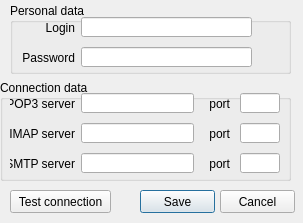
<?xml version="1.0" encoding="UTF-8"?>
<ui version="4.0">
 <class>account_details</class>
 <widget class="QDialog" name="account_details">
  <property name="geometry">
   <rect>
    <x>0</x>
    <y>0</y>
    <width>303</width>
    <height>223</height>
   </rect>
  </property>
  <property name="windowTitle">
   <string>Account setings setup</string>
  </property>
  <property name="modal">
   <bool>true</bool>
  </property>
  <widget class="QLineEdit" name="loginEdit">
   <property name="geometry">
    <rect>
     <x>81</x>
     <y>17</y>
     <width>171</width>
     <height>20</height>
    </rect>
   </property>
  </widget>
  <widget class="QLineEdit" name="passEdit">
   <property name="geometry">
    <rect>
     <x>81</x>
     <y>47</y>
     <width>171</width>
     <height>20</height>
    </rect>
   </property>
  </widget>
  <widget class="QLineEdit" name="popEdit">
   <property name="geometry">
    <rect>
     <x>81</x>
     <y>93</y>
     <width>113</width>
     <height>20</height>
    </rect>
   </property>
  </widget>
  <widget class="QLineEdit" name="popPortEdit">
   <property name="geometry">
    <rect>
     <x>240</x>
     <y>93</y>
     <width>40</width>
     <height>20</height>
    </rect>
   </property>
   <property name="inputMethodHints">
    <set>Qt::ImhDigitsOnly</set>
   </property>
  </widget>
  <widget class="QLineEdit" name="imapEdit">
   <property name="geometry">
    <rect>
     <x>81</x>
     <y>123</y>
     <width>113</width>
     <height>20</height>
    </rect>
   </property>
  </widget>
  <widget class="QLineEdit" name="imapPortEdit">
   <property name="geometry">
    <rect>
     <x>240</x>
     <y>123</y>
     <width>40</width>
     <height>20</height>
    </rect>
   </property>
   <property name="inputMethodHints">
    <set>Qt::ImhDigitsOnly</set>
   </property>
  </widget>
  <widget class="QLineEdit" name="smtpEdit">
   <property name="geometry">
    <rect>
     <x>81</x>
     <y>153</y>
     <width>113</width>
     <height>20</height>
    </rect>
   </property>
  </widget>
  <widget class="QLineEdit" name="smtpPortEdit">
   <property name="geometry">
    <rect>
     <x>240</x>
     <y>153</y>
     <width>40</width>
     <height>20</height>
    </rect>
   </property>
   <property name="inputMethodHints">
    <set>Qt::ImhDigitsOnly</set>
   </property>
  </widget>
  <widget class="QLabel" name="label">
   <property name="geometry">
    <rect>
     <x>10</x>
     <y>17</y>
     <width>65</width>
     <height>21</height>
    </rect>
   </property>
   <property name="text">
    <string>Login</string>
   </property>
   <property name="alignment">
    <set>Qt::AlignRight|Qt::AlignTrailing|Qt::AlignVCenter</set>
   </property>
  </widget>
  <widget class="QLabel" name="label_2">
   <property name="geometry">
    <rect>
     <x>10</x>
     <y>47</y>
     <width>65</width>
     <height>21</height>
    </rect>
   </property>
   <property name="text">
    <string>Password</string>
   </property>
   <property name="alignment">
    <set>Qt::AlignRight|Qt::AlignTrailing|Qt::AlignVCenter</set>
   </property>
  </widget>
  <widget class="QLabel" name="label_3">
   <property name="geometry">
    <rect>
     <x>10</x>
     <y>93</y>
     <width>65</width>
     <height>21</height>
    </rect>
   </property>
   <property name="text">
    <string>POP3 server</string>
   </property>
   <property name="alignment">
    <set>Qt::AlignRight|Qt::AlignTrailing|Qt::AlignVCenter</set>
   </property>
  </widget>
  <widget class="QLabel" name="label_4">
   <property name="geometry">
    <rect>
     <x>10</x>
     <y>123</y>
     <width>65</width>
     <height>21</height>
    </rect>
   </property>
   <property name="text">
    <string>IMAP server</string>
   </property>
   <property name="alignment">
    <set>Qt::AlignRight|Qt::AlignTrailing|Qt::AlignVCenter</set>
   </property>
  </widget>
  <widget class="QLabel" name="label_5">
   <property name="geometry">
    <rect>
     <x>10</x>
     <y>153</y>
     <width>65</width>
     <height>21</height>
    </rect>
   </property>
   <property name="text">
    <string>SMTP server</string>
   </property>
   <property name="alignment">
    <set>Qt::AlignRight|Qt::AlignTrailing|Qt::AlignVCenter</set>
   </property>
  </widget>
  <widget class="QLabel" name="label_6">
   <property name="geometry">
    <rect>
     <x>200</x>
     <y>93</y>
     <width>30</width>
     <height>21</height>
    </rect>
   </property>
   <property name="text">
    <string>port</string>
   </property>
   <property name="alignment">
    <set>Qt::AlignRight|Qt::AlignTrailing|Qt::AlignVCenter</set>
   </property>
  </widget>
  <widget class="QLabel" name="label_7">
   <property name="geometry">
    <rect>
     <x>200</x>
     <y>123</y>
     <width>30</width>
     <height>21</height>
    </rect>
   </property>
   <property name="text">
    <string>port</string>
   </property>
   <property name="alignment">
    <set>Qt::AlignRight|Qt::AlignTrailing|Qt::AlignVCenter</set>
   </property>
  </widget>
  <widget class="QLabel" name="label_8">
   <property name="geometry">
    <rect>
     <x>200</x>
     <y>153</y>
     <width>30</width>
     <height>21</height>
    </rect>
   </property>
   <property name="text">
    <string>port</string>
   </property>
   <property name="alignment">
    <set>Qt::AlignRight|Qt::AlignTrailing|Qt::AlignVCenter</set>
   </property>
  </widget>
  <widget class="QPushButton" name="saveButton">
   <property name="geometry">
    <rect>
     <x>140</x>
     <y>190</y>
     <width>75</width>
     <height>23</height>
    </rect>
   </property>
   <property name="text">
    <string>Save</string>
   </property>
  </widget>
  <widget class="QPushButton" name="cancelButton">
   <property name="geometry">
    <rect>
     <x>220</x>
     <y>190</y>
     <width>75</width>
     <height>23</height>
    </rect>
   </property>
   <property name="text">
    <string>Cancel</string>
   </property>
  </widget>
  <widget class="QPushButton" name="testButton">
   <property name="geometry">
    <rect>
     <x>10</x>
     <y>190</y>
     <width>101</width>
     <height>23</height>
    </rect>
   </property>
   <property name="text">
    <string>Test connection</string>
   </property>
  </widget>
  <widget class="QGroupBox" name="groupBox">
   <property name="geometry">
    <rect>
     <x>10</x>
     <y>3</y>
     <width>281</width>
     <height>71</height>
    </rect>
   </property>
   <property name="title">
    <string>Personal data</string>
   </property>
  </widget>
  <widget class="QGroupBox" name="groupBox_2">
   <property name="geometry">
    <rect>
     <x>0</x>
     <y>80</y>
     <width>291</width>
     <height>101</height>
    </rect>
   </property>
   <property name="title">
    <string>Connection data</string>
   </property>
  </widget>
  <zorder>groupBox_2</zorder>
  <zorder>groupBox</zorder>
  <zorder>loginEdit</zorder>
  <zorder>passEdit</zorder>
  <zorder>popEdit</zorder>
  <zorder>popPortEdit</zorder>
  <zorder>imapEdit</zorder>
  <zorder>imapPortEdit</zorder>
  <zorder>smtpEdit</zorder>
  <zorder>smtpPortEdit</zorder>
  <zorder>label</zorder>
  <zorder>label_2</zorder>
  <zorder>label_3</zorder>
  <zorder>label_4</zorder>
  <zorder>label_5</zorder>
  <zorder>label_6</zorder>
  <zorder>label_7</zorder>
  <zorder>label_8</zorder>
  <zorder>saveButton</zorder>
  <zorder>cancelButton</zorder>
  <zorder>testButton</zorder>
 </widget>
 <resources/>
 <connections/>
</ui>
